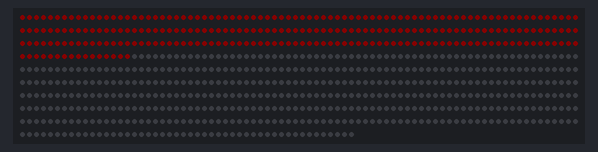
This sketch was run on a simulated Arduino Uno, built with avr-gcc and run on an emulated ATmega328P. On the bench: 768 RGB LEDs in strip order, left to right, continuing on the next row. Dim RGB values are drawn brighter than linear; what the sketch prints to the serial monitor is not drawn.

Above: at 0.2 s.

The sketch:

Matrix48x16.ino
```cpp
#include <Adafruit_NeoPixel.h>
#include <avr/pgmspace.h>

// --- CONFIG ---
#define PIN         2
#define PANELS      3
#define PANEL_W     16
#define PANEL_H     16
#define BRIGHT_CAP  50

const uint8_t WIDTH  = 48;
const uint8_t HEIGHT = 16;
const uint16_t NUM_LEDS = 768;

Adafruit_NeoPixel strip(NUM_LEDS, PIN, NEO_GRB + NEO_KHZ800);

// --- PALETTE ---
uint32_t palette[5]; // build in setup after strip.begin()

// --- INITIAL IMAGE IN FLASH ---
// Edit these numbers (0..4) however you want.
// Tip: each row must contain 48 values.
const uint8_t canvasInit[HEIGHT][WIDTH] PROGMEM = {
  // y = 0
  { 1,1,1,1,1,1,1,1,1,1,1,1,1,1,1,1,  0,0,0,0,0,0,0,0,0,0,0,0,0,0,0,0,  2,2,2,2,2,2,2,2,2,2,2,2,2,2,2,2 },
  // y = 1
  { 1,0,0,0,0,0,0,0,0,0,0,0,0,0,0,1,  0,0,0,0,0,0,0,0,0,0,0,0,0,0,0,0,  2,0,0,0,0,0,0,0,0,0,0,0,0,0,0,2 },
  // y = 2
  { 1,0,0,0,0,0,0,0,0,0,0,0,0,0,0,1,  0,0,0,0,0,0,0,0,0,0,0,0,0,0,0,0,  2,0,0,0,0,0,0,0,0,0,0,0,0,0,0,2 },
  // y = 3
  { 1,0,0,0,0,0,0,0,0,0,0,0,0,0,0,1,  0,0,0,0,0,0,0,0,0,0,0,0,0,0,0,0,  2,0,0,0,0,0,0,0,0,0,0,0,0,0,0,2 },
  // y = 4
  { 1,0,0,0,0,0,0,0,0,0,0,0,0,0,0,1,  0,0,0,0,0,0,0,0,0,0,0,0,0,0,0,0,  2,0,0,0,0,0,0,0,0,0,0,0,0,0,0,2 },
  // y = 5
  { 1,0,0,0,0,0,0,0,0,0,0,0,0,0,0,1,  0,0,0,0,0,0,0,0,0,0,0,0,0,0,0,0,  2,0,0,0,0,0,0,0,0,0,0,0,0,0,0,2 },
  // y = 6
  { 1,0,0,0,0,0,0,0,0,0,0,0,0,0,0,1,  0,0,0,0,0,0,0,0,0,0,0,0,0,0,0,0,  2,0,0,0,0,0,0,0,0,0,0,0,0,0,0,2 },
  // y = 7
  { 1,0,0,0,0,0,0,0,0,0,0,0,0,0,0,1,  0,0,0,0,0,0,0,0,0,0,0,0,0,0,0,0,  2,0,0,0,0,0,0,0,0,0,0,0,0,0,0,2 },
  // y = 8
  { 1,0,0,0,0,0,0,0,0,0,0,0,0,0,0,1,  0,0,0,0,0,0,0,0,0,0,0,0,0,0,0,0,  2,0,0,0,0,0,0,0,0,0,0,0,0,0,0,2 },
  // y = 9
  { 1,0,0,0,0,0,0,0,0,0,0,0,0,0,0,1,  0,0,0,0,0,0,0,0,0,0,0,0,0,0,0,0,  2,0,0,0,0,0,0,0,0,0,0,0,0,0,0,2 },
  // y = 10
  { 1,0,0,0,0,0,0,0,0,0,0,0,0,0,0,1,  0,0,0,0,0,0,0,0,0,0,0,0,0,0,0,0,  2,0,0,0,0,0,0,0,0,0,0,0,0,0,0,2 },
  // y = 11
  { 1,0,0,0,0,0,0,0,0,0,0,0,0,0,0,1,  0,0,0,0,0,0,0,0,0,0,0,0,0,0,0,0,  2,0,0,0,0,0,0,0,0,0,0,0,0,0,0,2 },
  // y = 12
  { 1,0,0,0,0,0,0,0,0,0,0,0,0,0,0,1,  0,0,0,0,0,0,0,0,0,0,0,0,0,0,0,0,  2,0,0,0,0,0,0,0,0,0,0,0,0,0,0,2 },
  // y = 13
  { 1,0,0,0,0,0,0,0,0,0,0,0,0,0,0,1,  0,0,0,0,0,0,0,0,0,0,0,0,0,0,0,0,  2,0,0,0,0,0,0,0,0,0,0,0,0,0,0,2 },
  // y = 14
  { 1,0,0,0,0,0,0,0,0,0,0,0,0,0,0,1,  0,0,0,0,0,0,0,0,0,0,0,0,0,0,0,0,  2,0,0,0,0,0,0,0,0,0,0,0,0,0,0,2 },
  // y = 15
  { 1,1,1,1,1,1,1,1,1,1,1,1,1,1,1,1,  0,0,0,0,0,0,0,0,0,0,0,0,0,0,0,0,  2,2,2,2,2,2,2,2,2,2,2,2,2,2,2,2 }
};

// --- RUNTIME CANVAS IN RAM (this is what fill modifies) ---
uint8_t canvas[HEIGHT][WIDTH];

// --- VERTICAL TOPOLOGY MAPPING ---
uint16_t xyToIndex(uint8_t x, uint8_t y) {
  if (x >= WIDTH || y >= HEIGHT) return 0;
  uint8_t panel = x / PANEL_W;
  uint8_t lx = x % PANEL_W;
  uint8_t ly = y;

  uint16_t colBase = (uint16_t)lx * PANEL_H;
  uint16_t localIndex;
  if (lx % 2 == 0) localIndex = colBase + ly;
  else             localIndex = colBase + (PANEL_H - 1 - ly);
  return (uint16_t)panel * 256 + localIndex;
}

void loadCanvasFromProgmem() {
  for (uint8_t y = 0; y < HEIGHT; y++) {
    for (uint8_t x = 0; x < WIDTH; x++) {
      canvas[y][x] = pgm_read_byte(&(canvasInit[y][x]));
    }
  }
}

void drawCanvas() {
  for (uint8_t y = 0; y < HEIGHT; y++) {
    for (uint8_t x = 0; x < WIDTH; x++) {
      uint8_t c = canvas[y][x];
      if (c > 4) c = 0; // safety clamp
      strip.setPixelColor(xyToIndex(x, y), palette[c]);
    }
  }
  strip.show();
}

uint8_t canvas2[16][48] = {

  {0,0,0,0,0,0,0,0,0,0,0,0,0,0,0,0,0,0,0,0,0,0,0,0,0,0,0,0,0,0,0,0,0,0,0,0,0,0,0,0,0,0,0,0,0,0,0,0},

  {0,0,0,0,0,0,0,0,0,0,0,0,0,0,0,0,1,1,1,0,0,0,0,0,0,0,0,0,0,0,0,0,0,0,0,0,0,0,3,3,3,3,3,0,0,0,0,0},

  {0,0,0,0,0,0,0,0,0,0,0,0,0,0,0,1,1,1,1,0,0,0,0,0,0,0,0,0,0,0,0,0,0,0,3,0,0,0,3,0,0,0,3,0,0,0,0,0},

  {0,0,0,0,0,0,0,0,0,0,0,0,0,0,1,1,1,1,0,0,0,0,0,0,0,0,0,0,0,0,0,0,0,3,0,0,0,0,0,0,0,0,3,0,0,0,0,0},

  {0,0,0,0,0,0,0,0,0,0,0,0,0,0,1,1,1,0,0,0,0,0,0,0,0,0,0,0,0,0,0,0,3,3,3,0,0,0,3,3,3,3,3,0,0,0,0,0},

  {0,0,0,0,0,0,0,0,0,0,0,0,1,1,1,1,0,0,0,0,0,0,0,0,0,0,0,0,0,0,0,0,3,0,3,0,0,0,0,0,3,3,0,3,3,3,3,0},

  {0,0,0,0,0,0,0,0,0,1,1,1,0,1,0,1,1,0,0,0,0,0,0,0,0,0,0,0,1,1,0,3,0,0,3,0,0,0,3,3,0,0,0,0,0,0,0,0},

  {0,0,0,0,0,0,0,0,0,1,0,0,1,1,0,0,1,1,0,0,0,0,1,0,0,0,0,1,0,1,0,3,3,3,3,0,0,3,3,0,0,0,0,0,0,0,0,0},

  {0,0,0,0,0,0,0,0,0,1,1,0,1,1,0,0,0,1,0,0,0,1,1,0,0,0,1,0,0,1,0,0,0,0,0,0,0,0,0,0,0,0,2,0,0,2,2,0},

  {0,0,0,0,0,0,0,0,0,0,1,0,1,1,1,1,1,1,0,0,0,1,0,0,0,1,0,0,1,1,1,1,1,0,0,0,0,0,0,0,0,2,2,0,2,2,0,0},

  {0,0,0,0,0,0,0,0,0,0,1,1,1,1,1,1,1,0,1,1,1,0,0,1,1,1,1,1,0,0,1,0,0,0,0,0,0,0,0,0,2,2,0,2,2,0,0,0},

  {0,0,0,0,0,0,0,0,1,1,0,1,1,1,0,0,0,1,1,1,1,1,1,1,0,0,0,0,0,0,1,0,0,0,0,0,0,2,2,2,2,0,0,2,0,0,0,0},

  {0,0,0,0,0,0,0,0,1,0,0,0,1,0,1,1,1,1,1,0,1,0,1,0,0,0,0,0,0,1,1,0,0,0,0,2,0,0,2,2,0,0,2,0,0,0,0,0},

  {0,0,0,0,0,0,0,1,0,0,0,1,1,1,1,1,0,0,0,0,1,1,0,0,0,0,0,1,1,0,0,0,0,0,0,2,0,0,2,2,0,0,2,0,0,0,0,0},

  {0,1,1,1,1,1,1,1,1,1,1,1,1,1,1,1,1,1,1,1,1,1,1,1,1,1,1,0,0,0,0,0,0,0,0,2,2,2,2,0,2,0,2,0,0,0,0,0},

  {0,0,0,0,0,0,1,0,0,0,0,0,1,0,0,0,0,0,0,0,0,0,0,0,0,0,0,0,0,0,0,0,0,0,0,0,2,2,0,0,2,2,0,0,0,0,0,0}

};

void draw(){
  strip.clear();
  Serial.println("Am ajuns aici");
  for (int i=0;i<16;i++)
    for (int j=0;j<48;j++)
      strip.setPixelColor(xyToIndex(i, j), strip.ColorHSV(palette[canvas2[i][j]], 255, BRIGHT_CAP));
  strip.show();
}

// --- FLOOD FILL (recursive) ---
void recursiveFill(int x, int y, uint8_t targetColor, uint8_t replaceColor) {
  if (x < 0 || x >= WIDTH || y < 0 || y >= HEIGHT) return;
  if (canvas[y][x] != targetColor) return;

  canvas[y][x] = replaceColor;
  strip.setPixelColor(xyToIndex((uint8_t)x, (uint8_t)y), palette[replaceColor]);
  strip.show();
  delay(30);

  recursiveFill(x + 1, y, targetColor, replaceColor);
  recursiveFill(x - 1, y, targetColor, replaceColor);
  recursiveFill(x, y + 1, targetColor, replaceColor);
  recursiveFill(x, y - 1, targetColor, replaceColor);
}

void setup() {
  Serial.begin(115200);

  strip.begin();
  strip.setBrightness(BRIGHT_CAP);
  strip.show();

  Serial.println("Incepe programul");
  // Build palette after strip is initialized
  palette[0] = strip.Color(0, 0, 0);
  palette[1] = strip.Color(BRIGHT_CAP, 0, 0);
  palette[2] = strip.Color(0, 0, BRIGHT_CAP);
  palette[3] = strip.Color(0, BRIGHT_CAP, 0);
  palette[4] = strip.Color(BRIGHT_CAP, BRIGHT_CAP, 0);
Serial.println("Incepe desenul");
  //loadCanvasFromProgmem();
  draw();

  delay(1000);

  // Example: fill starting at (0,0) replacing 0 with 4
  //recursiveFill(0, 0, 0, 4);
}

void loop() {
  // Hold result
  delay(1000);
}
```
